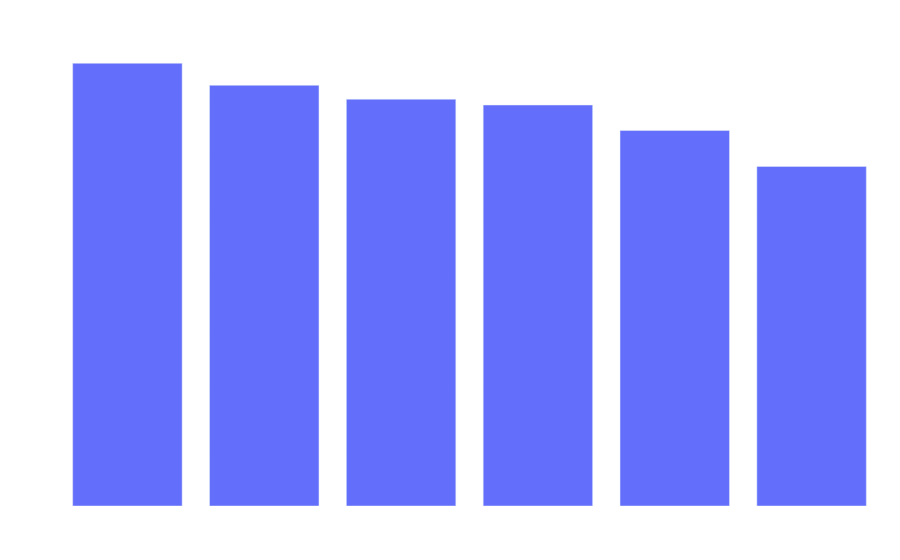

Notebook code cell kept with this figure:
### Code cell
rain_list = rain_days.sort_values(ascending=False).reset_index().rename(columns={0:"prep days count"})
print(rain_list)
fig = px.bar(rain_list, x="city", y="prep days count", 
                        title=f"         Precipitation days count per city ")
fig.update_layout(
        plot_bgcolor='rgba(0, 0, 0, 0)',
        paper_bgcolor='rgba(0, 0, 0, 0)',
        font=dict(color='white'),
        title_font=dict(color='white'),
        legend=dict(font=dict(color='white')),
        xaxis=dict(title='cities', color='white'),
        yaxis=dict(title='rainy days', color='white', gridcolor='rgba(255, 255, 255, 0.4)'),
        autosize=True,
        margin=dict(l=20, r=20, t=40, b=40)
    )
fig.show()

### Figure 1 — Plotly figure (JSON) as saved in the notebook; plotly's stock layout.template omitted (floating-point values rounded to 4 significant figures)
{"data": [{"hovertemplate": "city=%{x}<br>prep days count=%{y}<extra></extra>", "legendgroup": "", "marker": {"color": "#636efa", "pattern": {"shape": ""}}, "name": "", "orientation": "v", "showlegend": false, "textposition": "auto", "type": "bar", "x": ["Santiago de Compostela", "Coruña", "Lugo", "Pontevedra", "Vigo", "Ourense"], "xaxis": "x", "y": [382, 363, 351, 346, 324, 293], "yaxis": "y"}], "layout": {"autosize": true, "barmode": "relative", "font": {"color": "white"}, "legend": {"font": {"color": "white"}, "tracegroupgap": 0}, "margin": {"b": 40, "l": 20, "r": 20, "t": 40}, "paper_bgcolor": "rgba(0, 0, 0, 0)", "plot_bgcolor": "rgba(0, 0, 0, 0)", "title": {"font": {"color": "white"}, "text": "         Precipitation days count per city "}, "xaxis": {"anchor": "y", "color": "white", "domain": [0, 1], "title": {"text": "cities"}}, "yaxis": {"anchor": "x", "color": "white", "domain": [0, 1], "gridcolor": "rgba(255, 255, 255, 0.4)", "title": {"text": "rainy days"}}}}
